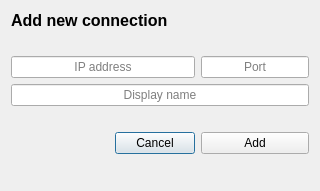
<?xml version="1.0" encoding="UTF-8"?>
<ui version="4.0">
 <class>AddNewConnectionDialog</class>
 <widget class="QDialog" name="AddNewConnectionDialog">
  <property name="geometry">
   <rect>
    <x>0</x>
    <y>0</y>
    <width>316</width>
    <height>191</height>
   </rect>
  </property>
  <property name="windowTitle">
   <string>Dialog</string>
  </property>
  <layout class="QGridLayout" name="gridLayout">
   <item row="4" column="0" colspan="4">
    <spacer name="verticalSpacer">
     <property name="orientation">
      <enum>Qt::Vertical</enum>
     </property>
     <property name="sizeType">
      <enum>QSizePolicy::Fixed</enum>
     </property>
     <property name="sizeHint" stdset="0">
      <size>
       <width>218</width>
       <height>20</height>
      </size>
     </property>
    </spacer>
   </item>
   <item row="5" column="0">
    <spacer name="horizontalSpacer">
     <property name="orientation">
      <enum>Qt::Horizontal</enum>
     </property>
     <property name="sizeHint" stdset="0">
      <size>
       <width>29</width>
       <height>20</height>
      </size>
     </property>
    </spacer>
   </item>
   <item row="5" column="1" colspan="2">
    <widget class="QPushButton" name="m_cancel_btn">
     <property name="text">
      <string>Cancel</string>
     </property>
    </widget>
   </item>
   <item row="3" column="0" colspan="4">
    <widget class="QLineEdit" name="m_name_line_edit">
     <property name="alignment">
      <set>Qt::AlignCenter</set>
     </property>
     <property name="placeholderText">
      <string>Display name</string>
     </property>
    </widget>
   </item>
   <item row="6" column="0" colspan="4">
    <spacer name="verticalSpacer_2">
     <property name="orientation">
      <enum>Qt::Vertical</enum>
     </property>
     <property name="sizeHint" stdset="0">
      <size>
       <width>20</width>
       <height>40</height>
      </size>
     </property>
    </spacer>
   </item>
   <item row="0" column="0" colspan="4">
    <widget class="QLabel" name="label">
     <property name="font">
      <font>
       <pointsize>12</pointsize>
       <bold>true</bold>
      </font>
     </property>
     <property name="text">
      <string>Add new connection</string>
     </property>
    </widget>
   </item>
   <item row="2" column="0" colspan="3">
    <widget class="QLineEdit" name="m_ip_line_edit">
     <property name="alignment">
      <set>Qt::AlignCenter</set>
     </property>
     <property name="placeholderText">
      <string>IP address</string>
     </property>
    </widget>
   </item>
   <item row="5" column="3">
    <widget class="QPushButton" name="m_add_btn">
     <property name="text">
      <string>Add</string>
     </property>
    </widget>
   </item>
   <item row="2" column="3">
    <widget class="QLineEdit" name="m_port_line_edit">
     <property name="alignment">
      <set>Qt::AlignCenter</set>
     </property>
     <property name="placeholderText">
      <string>Port</string>
     </property>
    </widget>
   </item>
   <item row="1" column="0" colspan="4">
    <spacer name="verticalSpacer_3">
     <property name="orientation">
      <enum>Qt::Vertical</enum>
     </property>
     <property name="sizeType">
      <enum>QSizePolicy::Fixed</enum>
     </property>
     <property name="sizeHint" stdset="0">
      <size>
       <width>20</width>
       <height>20</height>
      </size>
     </property>
    </spacer>
   </item>
  </layout>
 </widget>
 <tabstops>
  <tabstop>m_ip_line_edit</tabstop>
  <tabstop>m_port_line_edit</tabstop>
  <tabstop>m_name_line_edit</tabstop>
  <tabstop>m_add_btn</tabstop>
  <tabstop>m_cancel_btn</tabstop>
 </tabstops>
 <resources/>
 <connections/>
</ui>
